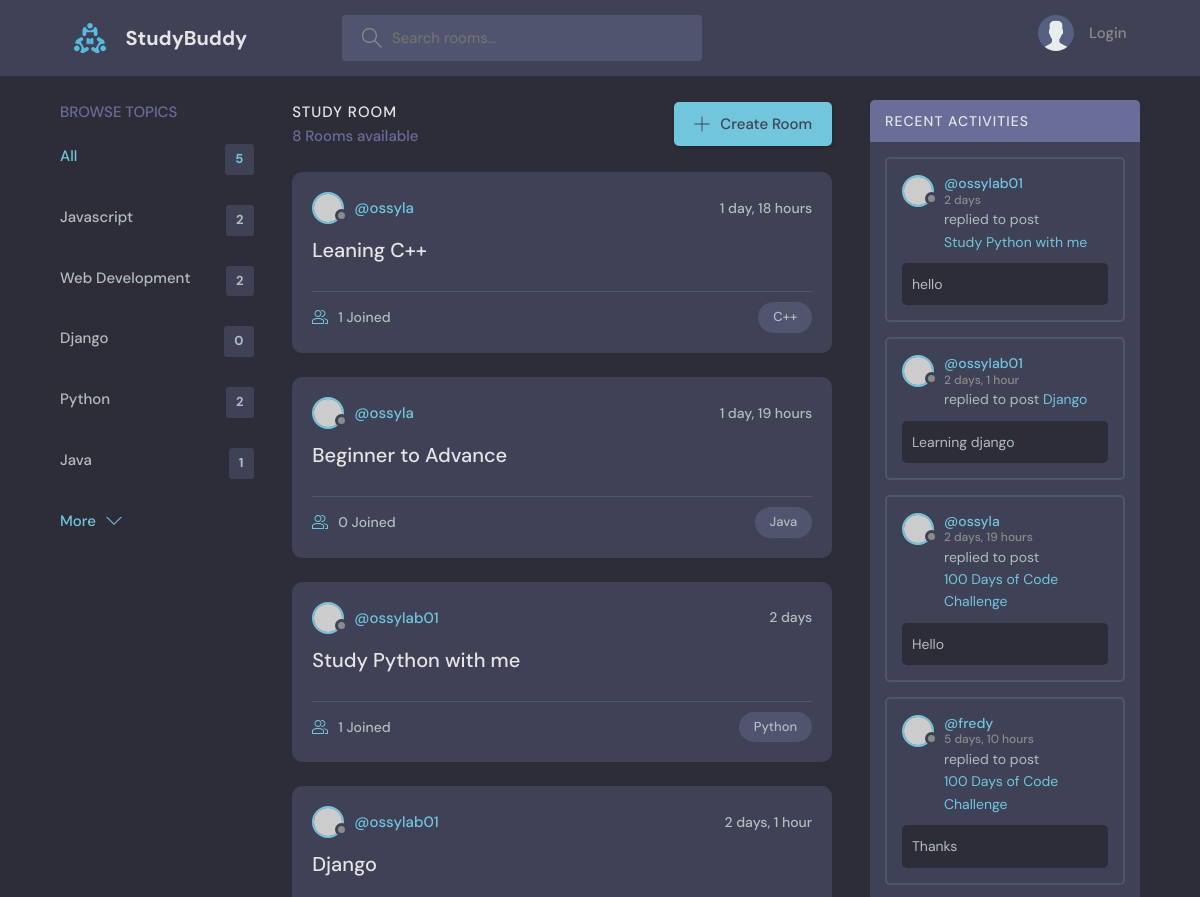
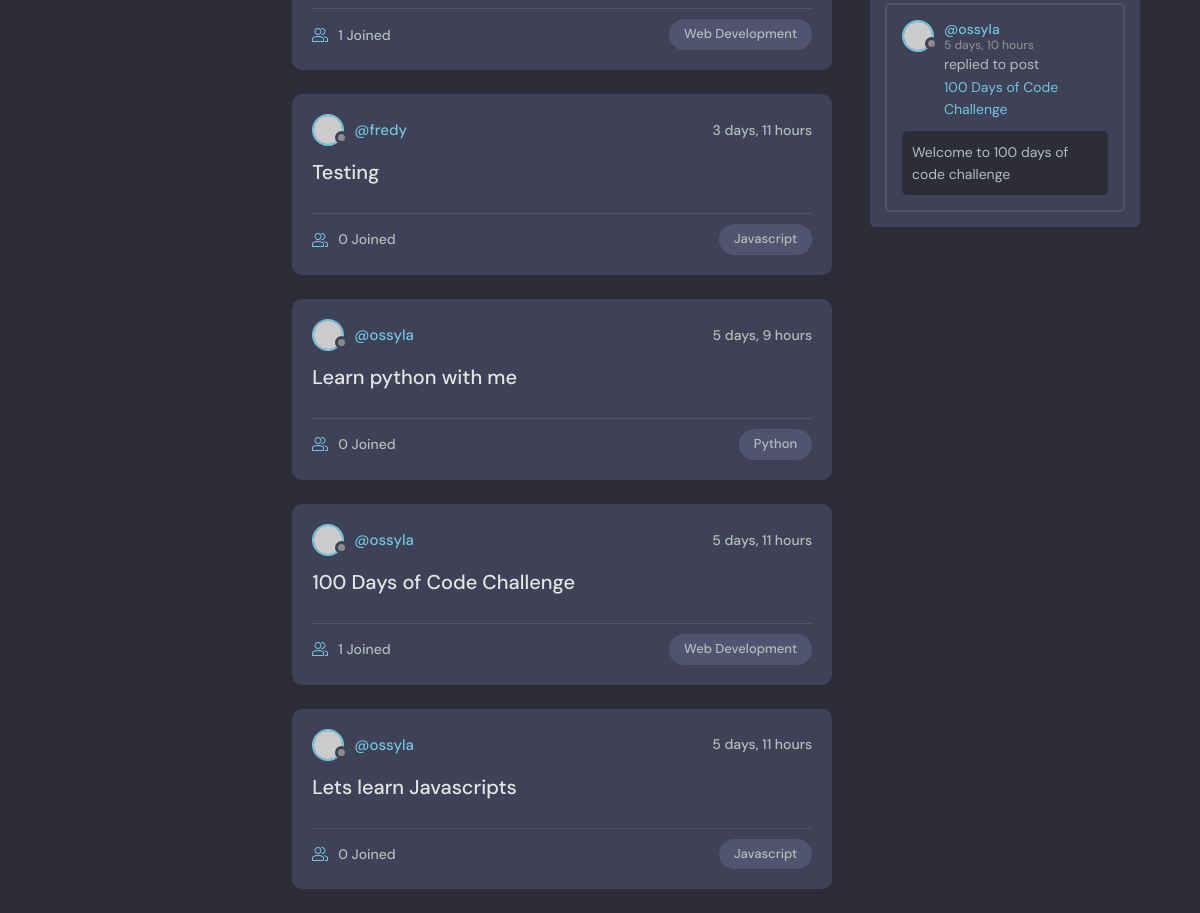
The page / on the database its author committed (2 pictures, top to bottom).
### base/models.py (models this page shows, shortened)
class Topic(models.Model):
    name = models.CharField(max_length=200)

class Room(models.Model):
    host = models.ForeignKey(User, on_delete=models.SET_NULL, null=True)
    topic = models.ForeignKey(Topic, on_delete=models.SET_NULL, null=True)
    name = models.CharField(max_length=200)
    description = models.TextField(null=True, blank=True)
    participants = models.ManyToManyField(User, related_name='participants', blank=True)
    updated = models.DateTimeField(auto_now=True)
    created = models.DateTimeField(auto_now_add=True)
    class Meta:
        ordering = ['-updated', '-created']
    def __str__(self):
        return self.name

class Message(models.Model):
    user = models.ForeignKey(User, on_delete=models.CASCADE)
    room = models.ForeignKey(Room, on_delete=models.CASCADE)
    body = models.TextField()
    updated = models.DateTimeField(auto_now=True)
    created = models.DateTimeField(auto_now_add=True)
    class Meta:
         ordering = ['-updated', '-created']

### base/views.py (the view)
# urls.py: 2. Add a URL to urlpatterns:  path('', views.home, name='home')
def home(request):
    q = request.GET.get('q') if request.GET.get('q') != None else ''
    rooms = Room.objects.filter(
        Q(topic__name__icontains=q) |
        Q(name__icontains=q) |
         Q(description__icontains=q)
        )
    topics = Topic.objects.all()[0:5]
    room_count = rooms.count()
    room_messages = Message.objects.filter(Q(room__topic__name__icontains=q))
    context = {'rooms': rooms, 'topics': topics, 'room_count':room_count, 'room_messages':room_messages}
    return render(request, 'base/home.html', context)

### base/templates/base/home.html (shortened to what this page needs)
{% extends 'main.html' %}
{% block content %}
    <main class="layout layout--3">
      <div class="container">
        {% include 'base/topics_component.html' %}
        <div class="roomList">
          <div class="roomList__header">
            <div>
              <h2>Study Room</h2>
              <p>{{room_count}} Rooms available</p>
            </div>
            <a class="btn btn--main" href="{% url 'create-room' %}">
              <svg version="1.1" xmlns="http://www.w3.org/2000/svg" width="32" height="32" viewBox="0 0 32 32">
                <title>add</title>
                <path
                  d="M16.943 0.943h-1.885v14.115h-14.115v1.885h14.115v14.115h1.885v-14.115h14.115v-1.885h-14.115v-14.115z"
                ></path>
              </svg>
              Create Room
            </a>
          </div>
          {% include 'base/feed_component.html' %}
        </div>
        {% include 'base/activity_component.html' %}
      </div>
    </main>
    {% endblock content %}

### base/templates/base/topics_component.html
<div class="topics">
    <div class="topics__header">
      <h2>Browse Topics</h2>
    </div>
    <ul class="topics__list">
      <li>
        <a href=" {% url 'home' %}" class="active">All <span>{{topics.count}}</span></a>
      </li>
      {% for topic in topics %}
      <li>
        <a href="{% url 'home' %}?q={{topic.name}}">{{topic.name}} <span>{{topic.room_set.all.count}}</span></a>
      </li>
      {% endfor %}
    <a class="btn btn--link" href="{% url 'topics' %}">
      More
      <svg version="1.1" xmlns="http://www.w3.org/2000/svg" width="32" height="32" viewBox="0 0 32 32">
        <title>chevron-down</title>
        <path d="M16 21l-13-13h-3l16 16 16-16h-3l-13 13z"></path>
      </svg>
    </a>
  </div>

### base/templates/base/feed_component.html (shortened to what this page needs)
 {% for room in rooms %}
        <div class="roomListRoom">
            <div class="roomListRoom__header">
              <a href=" {% url 'user-profile' room.host.id %}" class="roomListRoom__author">
                <div class="avatar avatar--small">
                  <img src="https://randomuser.me/api/portraits/women/11.jpg" />
                </div>
                <span>@{{room.host.username}}</span>
              </a>
              <div class="roomListRoom__actions">
                <span>{{room.created | timesince}}</span>
              </div>
            </div>
            <div class="roomListRoom__content">
              <a href="{% url 'room' room.id %}">{{room.name}}</a>
            </div>
            <div class="roomListRoom__meta">
              <a href="{% url 'room' room.id %}" class="roomListRoom__joined">
                {{room.participants.all.count}}  Joined
              </a>
              <p class="roomListRoom__topic">{{room.topic.name}}</p>
            </div>
        </div>
{% endfor %}

### base/templates/base/activity_component.html (shortened to what this page needs)
    <div class="activities">
        <div class="activities__header">
          <h2>Recent Activities</h2>
        </div>
        {% for message in room_messages %}
        <div class="activities__box">
          <div class="activities__boxHeader roomListRoom__header">
            <a href="{% url 'user-profile' message.user.id %}" class="roomListRoom__author">
              <div class="avatar avatar--small">
                <img src="https://randomuser.me/api/portraits/women/11.jpg" />
              </div>
              <p>
                @{{message.user}}
                <span>{{message.created | timesince}}</span>
              </p>
            </a>
          </div>
          <div class="activities__boxContent">
            <p>replied to post <a href="{% url 'room' message.room.id %}">{{message.room}}</a></p>
            <div class="activities__boxRoomContent">
              {{message.body}}
            </div>
          </div>
        </div>
        {% endfor %}
    </div>

### rows shown on the page
Topic: name "Javascript", room_set.all.count "2"
Topic: name "Web Development", room_set.all.count "2"
Topic: name "Django", room_set.all.count "0"
Topic: name "Python", room_set.all.count "2"
Topic: name "Java", room_set.all.count "1"
Room: host.username "ossyla", created "1 day, 18 hours", name "Leaning C++", participants.all.count "1", topic.name "C++"
Room: host.username "ossyla", created "1 day, 19 hours", name "Beginner to Advance", participants.all.count "0", topic.name "Java"
Room: host.username "ossylab01", created "2 days", name "Study Python with me", participants.all.count "1", topic.name "Python"
Room: host.username "ossylab01", created "2 days, 1 hour", name "Django", participants.all.count "1", topic.name "Web Development"
Room: host.username "fredy", created "3 days, 11 hours", name "Testing", participants.all.count "0", topic.name "Javascript"
Room: host.username "ossyla", created "5 days, 9 hours", name "Learn python with me", participants.all.count "0", topic.name "Python"
Room: host.username "ossyla", created "5 days, 11 hours", name "100 Days of Code Challenge", participants.all.count "1", topic.name "Web Development"
Room: host.username "ossyla", created "5 days, 11 hours", name "Lets learn Javascripts", participants.all.count "0", topic.name "Javascript"
Message: user "ossylab01", created "2 days", room "Study Python with me", body "hello"
Message: user "ossylab01", created "2 days, 1 hour", room "Django", body "Learning django"
Message: user "ossyla", created "2 days, 19 hours", room "100 Days of Code Challenge", body "Hello"
Message: user "fredy", created "5 days, 10 hours", room "100 Days of Code Challenge", body "Thanks"
Message: user "ossyla", created "5 days, 10 hours", room "100 Days of Code Challenge", body "Welcome to 100 days of code challenge"

### other values the page prints
{{ topics.count }} "5"
{{ room_count }} "8"
